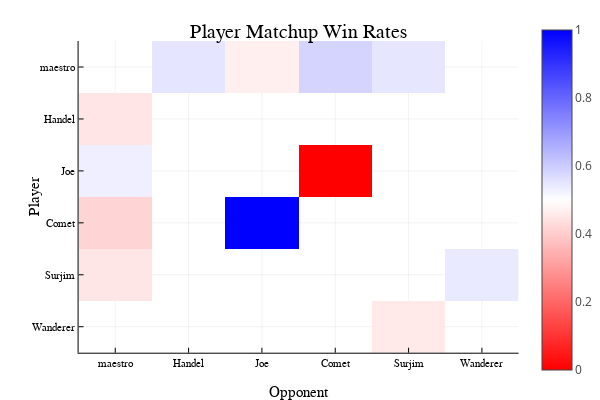

Notebook cell for this chart:
### Code cell
wins_heatmap = [
    sum(
        (training_games[:,"winner_username"].==p1).&(training_games[:,"loser_username"].==p2)
    )
    for p1 in unique(player_stats[:,"username"]),
    p2 in unique(player_stats[:,"username"])
]

losses_heatmap = [
    sum(
        (training_games[:,"winner_username"].==p2).&(training_games[:,"loser_username"].==p1)
    )
    for p1 in unique(player_stats[:,"username"]),
    p2 in unique(player_stats[:,"username"])
]

winrate_heatmap = wins_heatmap ./ (wins_heatmap+losses_heatmap)

heatmap(
    winrate_heatmap,
    xticks = (1:length(unique(player_stats[:,"username"])),[p1 for p1 in unique(player_stats[:,"username"])]),
    yticks = (1:length(unique(player_stats[:,"username"])),[p1 for p1 in unique(player_stats[:,"username"])]),
    yflip = true,
    guide_position = :top,
    c = cgrad(:bwr, rev = true),
    clim = (0,1),
    title = "Player Matchup Win Rates",
    ylabel = "Player",
    xlabel = "Opponent"
)

### Figure 1 — Plotly figure (JSON) as saved in the notebook; plotly's stock layout.template omitted (floating-point values rounded to 4 significant figures; data arrays with more than 128 entries replaced by an {"elided": "..."} marker saying what was removed)
{"data": [{"colorbar": {"title": ""}, "colorscale": {"elided": "100x2 mixed values"}, "name": "y1", "showlegend": false, "showscale": true, "type": "heatmap", "x": [0.5, 1.5, 2.5, 3.5, 4.5, 5.5, 6.5], "xaxis": "x", "y": [0.5, 1.5, 2.5, 3.5, 4.5, 5.5, 6.5], "yaxis": "y", "z": [[null, 0.5506, 0.4694, 0.5833, 0.5494, null], [0.4494, null, null, null, null, null], [0.5306, null, null, 0, null, null], [0.4167, null, 1, null, null, null], [0.4506, null, null, null, null, 0.5427], [null, null, null, null, 0.4573, null]], "zmax": 1, "zmin": 0}], "layout": {"annotations": [{"font": {"color": "rgba(0, 0, 0, 1.000)", "family": "sans-serif", "size": 20}, "rotation": 0, "showarrow": false, "text": "Player Matchup Win Rates", "x": 0.572, "xanchor": "center", "xref": "paper", "y": 1, "yanchor": "top", "yref": "paper"}], "height": 400, "legend": {"bgcolor": "rgba(255, 255, 255, 1.000)", "bordercolor": "rgba(0, 0, 0, 1.000)", "borderwidth": 1, "font": {"color": "rgba(0, 0, 0, 1.000)", "family": "sans-serif", "size": 11}, "title": {"font": {"color": "rgba(0, 0, 0, 1.000)", "family": "sans-serif", "size": 15}, "text": ""}, "tracegroupgap": 0, "traceorder": "normal", "x": 1, "xanchor": "auto", "y": 1, "yanchor": "auto"}, "margin": {"b": 20, "l": 0, "r": 0, "t": 20}, "paper_bgcolor": "rgba(255, 255, 255, 1.000)", "plot_bgcolor": "rgba(255, 255, 255, 1.000)", "showlegend": true, "width": 600, "xaxis": {"anchor": "y", "domain": [0.1505, 0.9934], "gridcolor": "rgba(0, 0, 0, 0.100)", "gridwidth": 0.5, "linecolor": "rgba(0, 0, 0, 1.000)", "mirror": false, "range": [0.5, 6.5], "showgrid": true, "showline": true, "showticklabels": true, "tickangle": 0, "tickcolor": "rgb(0, 0, 0)", "tickfont": {"color": "rgba(0, 0, 0, 1.000)", "family": "sans-serif", "size": 11}, "tickmode": "array", "ticks": "inside", "ticktext": ["maestro", "Handel", "Joe", "Comet", "Surjim", "Wanderer"], "tickvals": [1, 2, 3, 4, 5, 6], "title": "Opponent", "titlefont": {"color": "rgba(0, 0, 0, 1.000)", "family": "sans-serif", "size": 15}, "type": "-", "visible": true, "zeroline": false, "zerolinecolor": "rgba(0, 0, 0, 1.000)"}, "yaxis": {"anchor": "x", "domain": [0.07581, 0.9415], "gridcolor": "rgba(0, 0, 0, 0.100)", "gridwidth": 0.5, "linecolor": "rgba(0, 0, 0, 1.000)", "mirror": false, "range": [6.5, 0.5], "showgrid": true, "showline": true, "showticklabels": true, "tickangle": 0, "tickcolor": "rgb(0, 0, 0)", "tickfont": {"color": "rgba(0, 0, 0, 1.000)", "family": "sans-serif", "size": 11}, "tickmode": "array", "ticks": "inside", "ticktext": ["maestro", "Handel", "Joe", "Comet", "Surjim", "Wanderer"], "tickvals": [1, 2, 3, 4, 5, 6], "title": "Player", "titlefont": {"color": "rgba(0, 0, 0, 1.000)", "family": "sans-serif", "size": 15}, "type": "-", "visible": true, "zeroline": false, "zerolinecolor": "rgba(0, 0, 0, 1.000)"}}}
